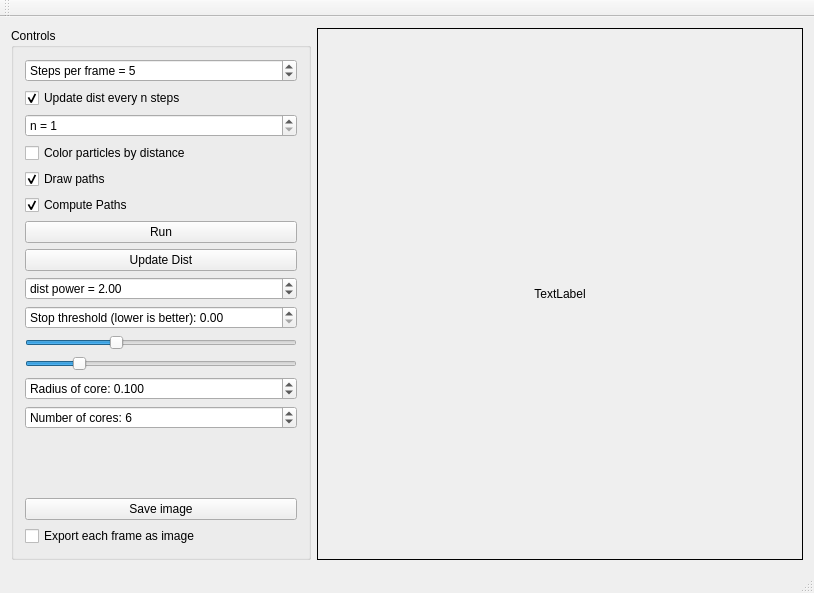
<?xml version="1.0" encoding="UTF-8"?>
<ui version="4.0">
 <class>MainWindow</class>
 <widget class="QMainWindow" name="MainWindow">
  <property name="geometry">
   <rect>
    <x>0</x>
    <y>0</y>
    <width>814</width>
    <height>593</height>
   </rect>
  </property>
  <property name="windowTitle">
   <string>Plasma Globe Simulator</string>
  </property>
  <widget class="QWidget" name="centralWidget">
   <layout class="QHBoxLayout" name="horizontalLayout">
    <item>
     <widget class="QGroupBox" name="groupBox">
      <property name="maximumSize">
       <size>
        <width>300</width>
        <height>16777215</height>
       </size>
      </property>
      <property name="title">
       <string>Controls</string>
      </property>
      <layout class="QVBoxLayout" name="verticalLayout_2">
       <item>
        <widget class="QSpinBox" name="nSpin">
         <property name="prefix">
          <string>Steps per frame = </string>
         </property>
         <property name="minimum">
          <number>1</number>
         </property>
         <property name="maximum">
          <number>10000</number>
         </property>
         <property name="value">
          <number>5</number>
         </property>
        </widget>
       </item>
       <item>
        <widget class="QCheckBox" name="distCheck">
         <property name="text">
          <string>Update dist every n steps</string>
         </property>
         <property name="checked">
          <bool>true</bool>
         </property>
        </widget>
       </item>
       <item>
        <widget class="QSpinBox" name="nBox">
         <property name="prefix">
          <string>n = </string>
         </property>
         <property name="minimum">
          <number>1</number>
         </property>
        </widget>
       </item>
       <item>
        <widget class="QCheckBox" name="drawDist">
         <property name="text">
          <string>Color particles by distance</string>
         </property>
        </widget>
       </item>
       <item>
        <widget class="QCheckBox" name="drawPath">
         <property name="text">
          <string>Draw paths</string>
         </property>
         <property name="checked">
          <bool>true</bool>
         </property>
        </widget>
       </item>
       <item>
        <widget class="QCheckBox" name="pathCheck">
         <property name="text">
          <string>Compute Paths</string>
         </property>
         <property name="checked">
          <bool>true</bool>
         </property>
        </widget>
       </item>
       <item>
        <widget class="QPushButton" name="runButton">
         <property name="text">
          <string>Run</string>
         </property>
        </widget>
       </item>
       <item>
        <widget class="QPushButton" name="updateDistButton">
         <property name="text">
          <string>Update Dist</string>
         </property>
        </widget>
       </item>
       <item>
        <widget class="QDoubleSpinBox" name="distPowBox">
         <property name="prefix">
          <string>dist power = </string>
         </property>
         <property name="minimum">
          <double>1.000000000000000</double>
         </property>
         <property name="singleStep">
          <double>0.250000000000000</double>
         </property>
         <property name="value">
          <double>2.000000000000000</double>
         </property>
        </widget>
       </item>
       <item>
        <widget class="QDoubleSpinBox" name="stopValBox">
         <property name="prefix">
          <string>Stop threshold (lower is better): </string>
         </property>
         <property name="maximum">
          <double>100.000000000000000</double>
         </property>
         <property name="singleStep">
          <double>5.000000000000000</double>
         </property>
        </widget>
       </item>
       <item>
        <widget class="QSlider" name="rSlider">
         <property name="minimum">
          <number>1</number>
         </property>
         <property name="maximum">
          <number>50</number>
         </property>
         <property name="value">
          <number>17</number>
         </property>
         <property name="orientation">
          <enum>Qt::Horizontal</enum>
         </property>
        </widget>
       </item>
       <item>
        <widget class="QSlider" name="wSlider">
         <property name="minimum">
          <number>1</number>
         </property>
         <property name="maximum">
          <number>50</number>
         </property>
         <property name="value">
          <number>10</number>
         </property>
         <property name="orientation">
          <enum>Qt::Horizontal</enum>
         </property>
        </widget>
       </item>
       <item>
        <widget class="QDoubleSpinBox" name="rCoreBox">
         <property name="prefix">
          <string>Radius of core: </string>
         </property>
         <property name="decimals">
          <number>3</number>
         </property>
         <property name="minimum">
          <double>0.001000000000000</double>
         </property>
         <property name="maximum">
          <double>0.900000000000000</double>
         </property>
         <property name="singleStep">
          <double>0.050000000000000</double>
         </property>
         <property name="value">
          <double>0.100000000000000</double>
         </property>
        </widget>
       </item>
       <item>
        <widget class="QSpinBox" name="nCores">
         <property name="prefix">
          <string>Number of cores: </string>
         </property>
         <property name="minimum">
          <number>1</number>
         </property>
         <property name="value">
          <number>6</number>
         </property>
        </widget>
       </item>
       <item>
        <spacer name="verticalSpacer">
         <property name="orientation">
          <enum>Qt::Vertical</enum>
         </property>
         <property name="sizeHint" stdset="0">
          <size>
           <width>20</width>
           <height>40</height>
          </size>
         </property>
        </spacer>
       </item>
       <item>
        <widget class="QPushButton" name="saveButton">
         <property name="text">
          <string>Save image</string>
         </property>
        </widget>
       </item>
       <item>
        <widget class="QCheckBox" name="animCheck">
         <property name="text">
          <string>Export each frame as image</string>
         </property>
        </widget>
       </item>
      </layout>
     </widget>
    </item>
    <item>
     <widget class="QLabel" name="imgLabel">
      <property name="frameShape">
       <enum>QFrame::Box</enum>
      </property>
      <property name="text">
       <string>TextLabel</string>
      </property>
      <property name="alignment">
       <set>Qt::AlignCenter</set>
      </property>
     </widget>
    </item>
   </layout>
  </widget>
  <widget class="QMenuBar" name="menuBar">
   <property name="geometry">
    <rect>
     <x>0</x>
     <y>0</y>
     <width>814</width>
     <height>22</height>
    </rect>
   </property>
  </widget>
  <widget class="QToolBar" name="mainToolBar">
   <attribute name="toolBarArea">
    <enum>TopToolBarArea</enum>
   </attribute>
   <attribute name="toolBarBreak">
    <bool>false</bool>
   </attribute>
  </widget>
  <widget class="QStatusBar" name="statusBar"/>
 </widget>
 <layoutdefault spacing="6" margin="11"/>
 <resources/>
 <connections/>
</ui>
